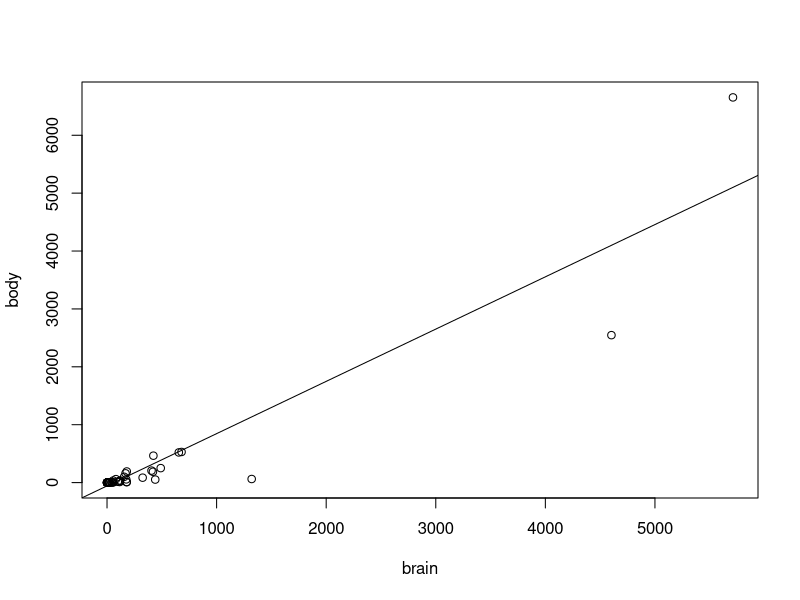
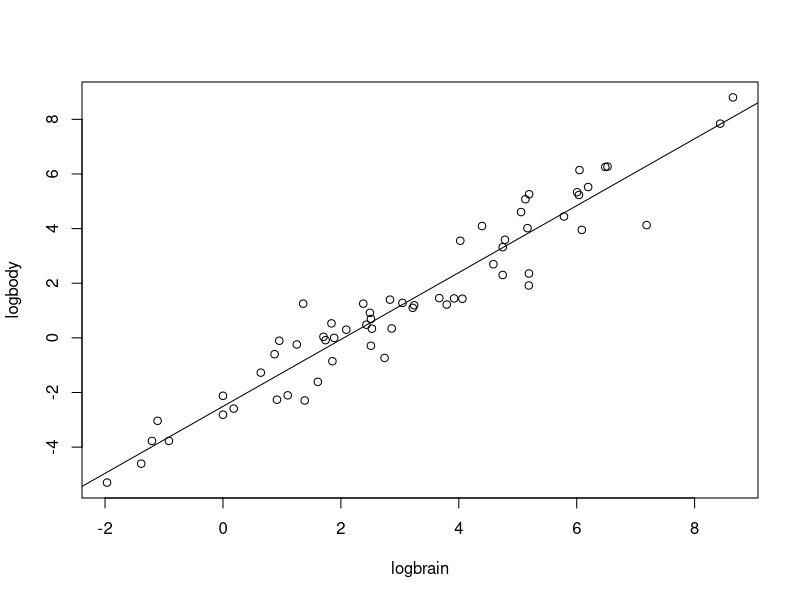
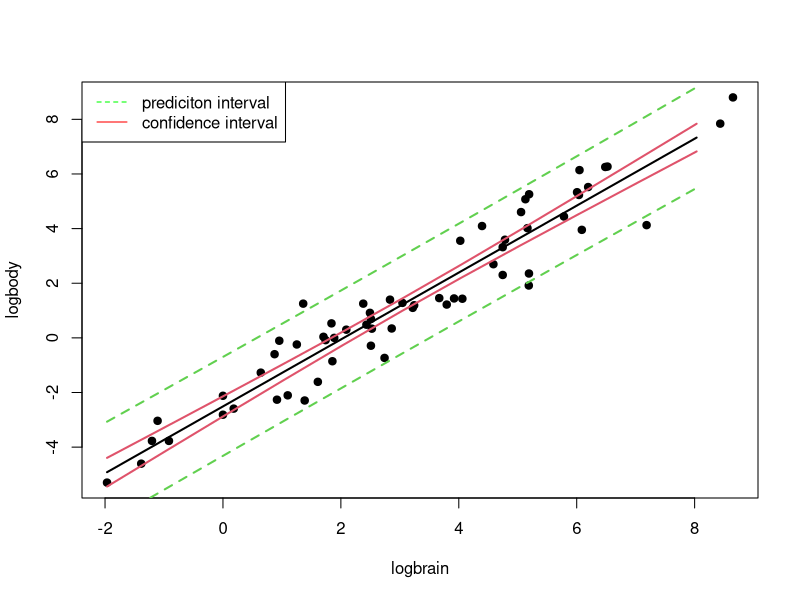
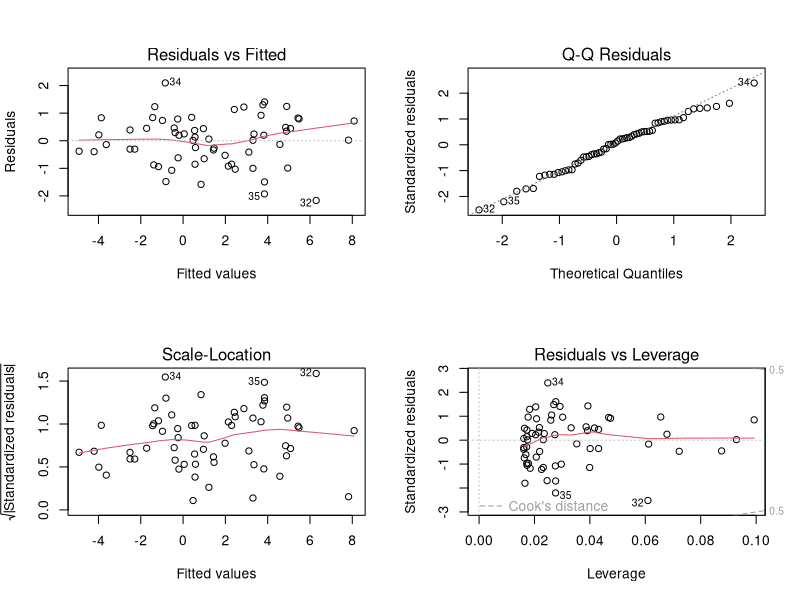

Source code (R) for these figures, in order:
setwd("/home/bebi/DTU_Studies/Applied Statistics/Day_2/Day2/")
brain <- read.table("brainweight.txt", header = TRUE)

## Make a scatterplot of body against brain. Do you see any correlation?
plot(body ~ brain, data = brain)
lm1 <- lm(body ~ brain, data = brain)
abline(lm1)
cor(brain$body, brain$brain)
## cor = 0.9341638, we can state that there is correlation btw weight of body and brain)

## Make a log transform of both body and brain. Make a scatterplot of the transformed variables. Compute the correlation.
brain$logbody <- log(brain$body)
brain$logbrain <- log(brain$brain)

plot(logbody ~ logbrain, data = brain)
lm2 <- lm(logbody ~ logbrain, data = brain)
abline(lm2)
cor(brain$logbody, brain$logbrain)

## Fit a regression model between log(body) and log(brain).Above!

## Is there any outlier in the data?
# Plot 95% confidence intervals for the regression line
x.new <- seq(min(brain$logbrain), max(brain$logbrain))
pred.x <- data.frame(logbrain = x.new)
range.pred <- predict(lm2, newdata = pred.x, interval = "confidence")
plot(logbody ~ logbrain, data = brain, pch = 19)
lines(x.new, range.pred[,1], lw = 2)
lines(x.new, range.pred[,2], col = 2, lw = 2)
lines(x.new, range.pred[,3], col = 2, lw = 2)
legend("topleft", legend = c("prediciton interval","confidence interval"), col = c("green", "red"), lty = c(2, 1))

# Plot 95% prediction intervals using function matlines
range.pred <- predict(lm2, newdata = pred.x, interval = "prediction")
matlines(x.new, range.pred[,2:3], lty = 2, col = 3, lw = 2)
# Outlier data is outside of the pred. interval

## How would you evaluate the fit of the model?
summary(lm2)

par(mfrow = c(2,2))
plot(lm2)




